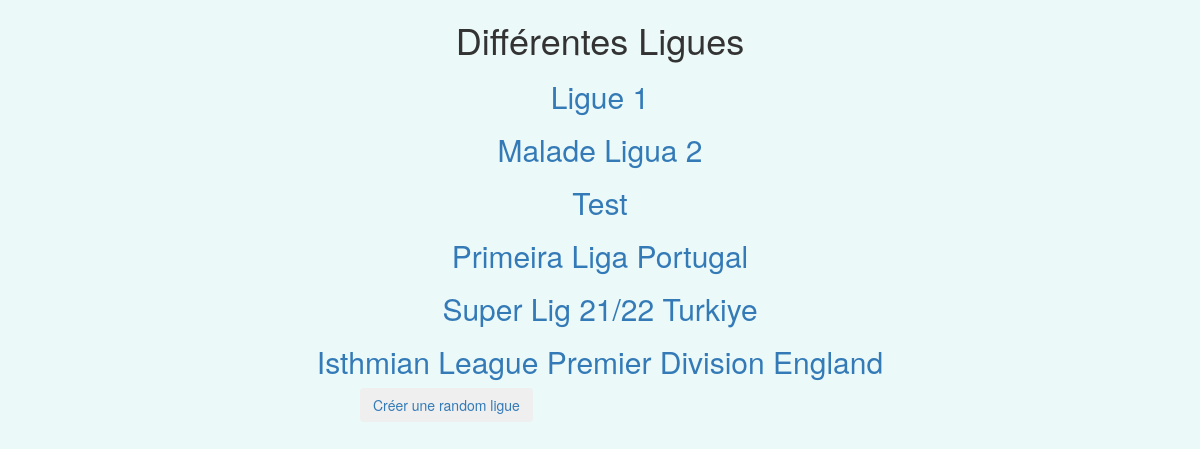
Screenshot of /polls/ with the database file from the repository.
### polls/models.py (models this page shows, shortened)
class Ligue(models.Model):
    ID = models.IntegerField(primary_key=True)
    nom = models.CharField(max_length=20)

### polls/views.py (the view)
# urls.py: path('', views.index, name='index'),
def index(request):
    latest_ligue_list = Ligue.objects.all
    context = {'latest_ligue_list': latest_ligue_list}
    return render(request, 'polls/index.html', context)

### polls/templates/polls/index.html (shortened to what this page needs)
<link rel="stylesheet" href="https://cdn.jsdelivr.net/npm/bootstrap@3.3.7/dist/css/bootstrap.min.css">
{% load static %}
<link rel="stylesheet" href="{% static 'polls/style.css' %}">
<h1>Différentes Ligues</h1>
{% if latest_ligue_list %}
    {% for ligue in latest_ligue_list %}
    <h2><a href="{% url 'polls:detail' ligue.ID %}">{{ ligue.nom }}</a></h2>
    {% endfor %}
    <a href="post/random/">
        <button  id="butn" type="button" class="btn btn-outline-success">Créer une random ligue</button>
    </a>
{% else %}
    <p>No polls are available.</p>
{% endif %}

### polls/static/polls/style.css (style rules this page uses)
#butn { margin-left: 30%; margin-right: 30%; }
h1, h2 { text-align: center; }

### rows the page displays
Ligue: nom "Ligue 1"
Ligue: nom "Malade Ligua 2"
Ligue: nom "Test"
Ligue: nom "Primeira Liga Portugal"
Ligue: nom "Super Lig 21/22 Turkiye"
Ligue: nom "Isthmian League Premier Division England"
